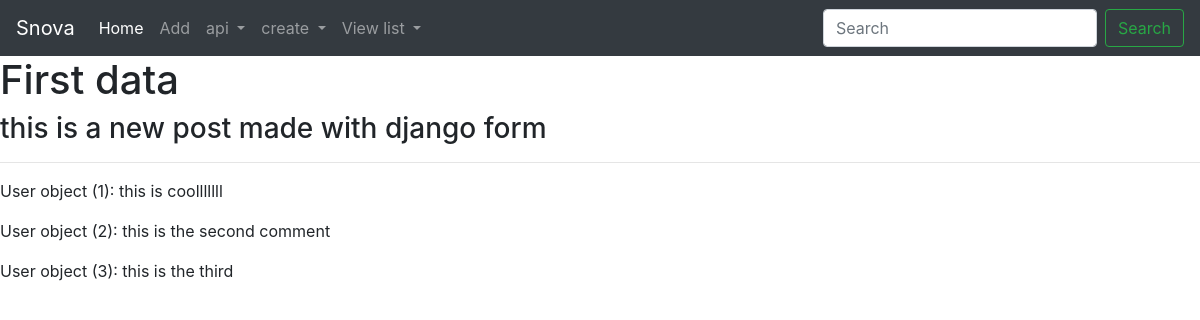
The page /1 on the database its author committed.
### api/models.py (models this page shows)
class Post(models.Model):
    subreddit_id = models.IntegerField(max_length=50)
    title = models.CharField(max_length=200, default="0")
    content = models.CharField(max_length=200, default="0")
    link = models.CharField(max_length=2083, default="", blank=True, null=True)
    user_id = models.ForeignKey(
        User, on_delete=models.CASCADE)
    pic = models.ImageField(upload_to="api/files/post", blank=True, null=True)
    status = models.CharField(max_length=15, default="activate")
    votes = models.IntegerField(default=0)
    created_at = models.DateTimeField(auto_now_add=True)

class Comment(models.Model):
    post_id = models.ForeignKey(
        Post, on_delete=models.CASCADE, default='something')
    content = models.CharField(max_length=200, default="0")
    user_id = models.ForeignKey(
        User, on_delete=models.CASCADE)
    votes = models.IntegerField(default=0)
    created_at = models.DateTimeField(auto_now_add=True)

class User(models.Model):
    name = models.CharField(max_length=50)
    nickname = models.CharField(max_length=20)
    password = models.CharField(max_length=50)
    avatar = models.ImageField(upload_to='api/files/avatar')
    email = models.EmailField(max_length=254)
    bio = models.CharField(max_length=200)
    birthday = models.DateField(auto_now_add=False)

### app/views.py (the view)
# urls.py: path("<int:id>", viewPost),
def viewPost(request, id):
    post = Post.objects.get(id=id)
    comment_list = Comment.objects.all()
    return render(request, 'app/viewPost.html', {'post': post, 'comment_list': comment_list})

### app/templates/app/viewPost.html (shortened to what this page needs)
{% extends 'app/base.html' %}
{% block content %}
    <h1>
        {{post.title}}
    </h1>
    <h3>
        {{post.content}}
    </h3>
    <hr>
    {% for comment in comment_list %}
    {% if comment.post_id == post %}
        <p>{{comment.user_id}}: {{comment.content}}</p>
    {% endif %}
    {% endfor %}
{% endblock content %}

### rows shown on the page
Post: title "First data", content "this is a new post made with django form"
Comment: user_id "User object (1)", content "this is coolllllll"
Comment: user_id "User object (2)", content "this is the second comment"
Comment: user_id "User object (3)", content "this is the third"
